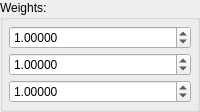
                   <widget class="QGroupBox" name="groupBox_21">
                    <property name="title">
                     <string>Weights:</string>
                    </property>
                    <layout class="QVBoxLayout" name="verticalLayout_29">
                     <property name="spacing">
                      <number>4</number>
                     </property>
                     <property name="leftMargin">
                      <number>6</number>
                     </property>
                     <property name="topMargin">
                      <number>6</number>
                     </property>
                     <property name="rightMargin">
                      <number>6</number>
                     </property>
                     <property name="bottomMargin">
                      <number>6</number>
                     </property>
                     <item>
                      <widget class="QDoubleSpinBox" name="dsb_weightCoef1">
                       <property name="sizePolicy">
                        <sizepolicy hsizetype="Preferred" vsizetype="Maximum">
                         <horstretch>0</horstretch>
                         <verstretch>0</verstretch>
                        </sizepolicy>
                       </property>
                       <property name="decimals">
                        <number>5</number>
                       </property>
                       <property name="minimum">
                        <double>-99999999.000000000000000</double>
                       </property>
                       <property name="maximum">
                        <double>99999999.000000000000000</double>
                       </property>
                       <property name="value">
                        <double>1.000000000000000</double>
                       </property>
                      </widget>
                     </item>
                     <item>
                      <widget class="QDoubleSpinBox" name="dsb_weightCoef2">
                       <property name="sizePolicy">
                        <sizepolicy hsizetype="Preferred" vsizetype="Maximum">
                         <horstretch>0</horstretch>
                         <verstretch>0</verstretch>
                        </sizepolicy>
                       </property>
                       <property name="decimals">
                        <number>5</number>
                       </property>
                       <property name="minimum">
                        <double>-99999999.000000000000000</double>
                       </property>
                       <property name="maximum">
                        <double>99999999.000000000000000</double>
                       </property>
                       <property name="value">
                        <double>1.000000000000000</double>
                       </property>
                      </widget>
                     </item>
                     <item>
                      <widget class="QDoubleSpinBox" name="dsb_weightCoef3">
                       <property name="sizePolicy">
                        <sizepolicy hsizetype="Preferred" vsizetype="Maximum">
                         <horstretch>0</horstretch>
                         <verstretch>0</verstretch>
                        </sizepolicy>
                       </property>
                       <property name="decimals">
                        <number>5</number>
                       </property>
                       <property name="minimum">
                        <double>-99999999.000000000000000</double>
                       </property>
                       <property name="maximum">
                        <double>99999999.000000000000000</double>
                       </property>
                       <property name="value">
                        <double>1.000000000000000</double>
                       </property>
                      </widget>
                     </item>
                    </layout>
                   </widget>
